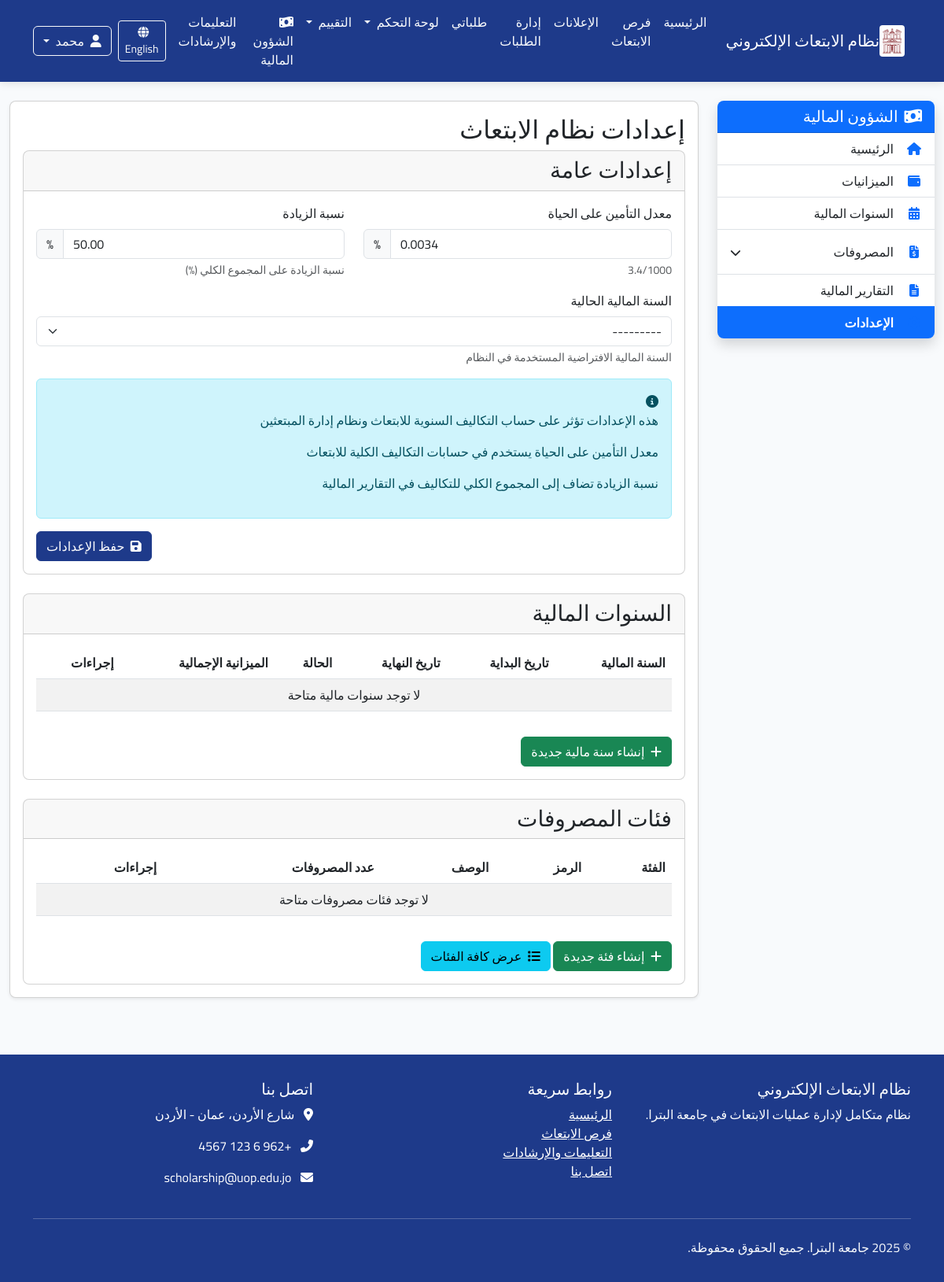
The page /ar/finance/settings/ (signed in) on the database its author committed.
### finance/models.py (models this page shows, shortened)
class ScholarshipSettings(models.Model):
    life_insurance_rate = models.DecimalField(_("معدل التأمين على الحياة"), max_digits=6, decimal_places=4,
                                              default=0.0034, help_text=_("3.4/1000"))
    add_percentage = models.DecimalField(_("نسبة الزيادة"), max_digits=5, decimal_places=2,
                                         default=50.0, help_text=_("نسبة الزيادة على المجموع الكلي (%)"))
    current_fiscal_year = models.ForeignKey(FiscalYear, on_delete=models.SET_NULL,
                                            verbose_name=_("السنة المالية الحالية"),
                                            null=True, blank=True)
    class Meta:
        verbose_name = _("إعدادات نظام الابتعاث")
        verbose_name_plural = _("إعدادات نظام الابتعاث")

### finance/views.py (the view)
# urls.py: path('settings/', views.scholarship_settings, name='scholarship_settings'),
@login_required
@permission_required('finance.change_scholarshipsettings', raise_exception=True)
def scholarship_settings(request):
    settings = ScholarshipSettings.objects.first()
    if not settings:
        settings = ScholarshipSettings.objects.create()
    if request.method == 'POST':
        form = ScholarshipSettingsForm(request.POST, instance=settings)
        if form.is_valid():
            form.save()
            messages.success(request, _("تم تحديث الإعدادات بنجاح"))
            return redirect('finance:scholarship_settings')
    else:
        form = ScholarshipSettingsForm(instance=settings)
    context = {
        'form': form,
        'settings': settings,
    }
    return render(request, 'finance/scholarship_settings.html', context)

### finance/templates/finance/scholarship_settings.html (shortened to what this page needs)
{% extends "finance/base.html" %}
{% load static i18n %}
{% block finance_content %}
<div class="settings-container">
    <div class="page-header">
        <h2>{% trans "إعدادات نظام الابتعاث" %}</h2>
    </div>
    <div class="card">
        <div class="card-header">
            <h3 class="mb-0">{% trans "إعدادات عامة" %}</h3>
        </div>
        <div class="card-body">
            <form method="post" class="settings-form">
                <div class="row">
                    <div class="col-md-6 mb-3">
                        <label for="{{ form.life_insurance_rate.id_for_label }}" class="form-label">{{ form.life_insurance_rate.label }}</label>
                        <div class="input-group">
                            {{ form.life_insurance_rate }}
                            <span class="input-group-text">%</span>
                        </div>
                        <div class="form-text">{{ form.life_insurance_rate.help_text }}</div>
                    </div>
                    <div class="col-md-6 mb-3">
                        <label for="{{ form.add_percentage.id_for_label }}" class="form-label">{{ form.add_percentage.label }}</label>
                        <div class="input-group">
                            {{ form.add_percentage }}
                            <span class="input-group-text">%</span>
                        </div>
                        <div class="form-text">{{ form.add_percentage.help_text }}</div>
                    </div>
                </div>
                <div class="mb-3">
                    <label for="{{ form.current_fiscal_year.id_for_label }}" class="form-label">{{ form.current_fiscal_year.label }}</label>
                    {{ form.current_fiscal_year }}
                    <div class="form-text">{% trans "السنة المالية الافتراضية المستخدمة في النظام" %}</div>
                </div>
                <div class="alert alert-info">
                    <i class="fas fa-info-circle"></i>
                    <p>{% trans "هذه الإعدادات تؤثر على حساب التكاليف السنوية للابتعاث ونظام إدارة المبتعثين" %}</p>
                    <p>{% trans "معدل التأمين على الحياة يستخدم في حسابات التكاليف الكلية للابتعاث" %}</p>
                    <p>{% trans "نسبة الزيادة تضاف إلى المجموع الكلي للتكاليف في التقارير المالية" %}</p>
                </div>
                <div class="form-actions mt-3 text-end">
                    <button type="submit" class="btn btn-primary">
                        <i class="fas fa-save me-1"></i> {% trans "حفظ الإعدادات" %}
                    </button>
                </div>
            </form>
        </div>
    </div>
    <div class="card mt-4">
        <div class="card-header">
            <h3 class="mb-0">{% trans "السنوات المالية" %}</h3>
        </div>
        <div class="card-body">
            <div class="table-responsive">
                <table class="table table-striped">
                    <thead>
                        <tr>
                            <th>{% trans "السنة المالية" %}</th>
                            <th>{% trans "تاريخ البداية" %}</th>
                            <th>{% trans "تاريخ النهاية" %}</th>
                            <th>{% trans "الحالة" %}</th>
                            <th>{% trans "الميزانية الإجمالية" %}</th>
                            <th>{% trans "إجراءات" %}</th>
                        </tr>
                    </thead>
                    <tbody>
                        {% for fiscal_year in fiscal_years %}
                        <tr>
                            <td>{{ fiscal_year.year }}</td>
                            <td>{{ fiscal_year.start_date }}</td>
                            <td>{{ fiscal_year.end_date }}</td>
                            <td>
                                <span class="badge
                                    {% if fiscal_year.status == 'open' %}badge-success
                                    {% else %}badge-secondary{% endif %}">
                                    {{ fiscal_year.get_status_display }}
                                </span>
                            </td>
                            <td>{{ fiscal_year.total_budget|floatformat:2 }} {% trans "دينار" %}</td>
                            <td>
                                <div class="btn-group">
                                    <a href="{% url 'finance:fiscal_year_detail' fiscal_year_id=fiscal_year.id %}" class="btn btn-sm btn-info">
                                        {% trans "عرض" %}
                                    </a>
                                    {% if fiscal_year.status == 'open' %}
                                    <button type="button" class="btn btn-sm btn-primary set-current" data-fiscal-year-id="{{ fiscal_year.id }}">
                                        {% trans "تعيين كحالي" %}
                                    </button>
                                    {% endif %}
                                </div>
                            </td>
                        </tr>
                        {% empty %}
                        <tr>
                            <td colspan="6" class="text-center">{% trans "لا توجد سنوات مالية متاحة" %}</td>
                        </tr>
                        {% endfor %}
                    </tbody>
                </table>
            </div>
            <div class="mt-3">
                <a href="{% url 'finance:create_fiscal_year' %}" class="btn btn-success">
                    <i class="fas fa-plus me-1"></i> {% trans "إنشاء سنة مالية جديدة" %}
                </a>
            </div>
        </div>
    </div>
    <div class="card mt-4">
        <div class="card-header">
            <h3 class="mb-0">{% trans "فئات المصروفات" %}</h3>
        </div>
        <div class="card-body">
            <div class="table-responsive">
                <table class="table table-striped">
                    <thead>
                        <tr>
                            <th>{% trans "الفئة" %}</th>
                            <th>{% trans "الرمز" %}</th>
                            <th>{% trans "الوصف" %}</th>
                            <th>{% trans "عدد المصروفات" %}</th>
                            <th>{% trans "إجراءات" %}</th>
                        </tr>
                    </thead>
                    <tbody>
                        {% for category in categories %}
                        <tr>
                            <td>{{ category.name }}</td>
                            <td>{{ category.code|default:"-" }}</td>
                            <td>{{ category.description|truncatechars:50|default:"-" }}</td>
                            <td>{{ category.expenses_count }}</td>
                            <td>
                                <div class="btn-group">
                                    <a href="{% url 'finance:update_category' category.id %}" class="btn btn-sm btn-primary">
                                        {% trans "تعديل" %}
                                    </a>
                                </div>
                            </td>
                        </tr>
                        {% empty %}
                        <tr>
                            <td colspan="5" class="text-center">{% trans "لا توجد فئات مصروفات متاحة" %}</td>
                        </tr>
                        {% endfor %}
                    </tbody>
                </table>
            </div>
            <div class="mt-3">
                <a href="{% url 'finance:create_category' %}" class="btn btn-success">
                    <i class="fas fa-plus me-1"></i> {% trans "إنشاء فئة جديدة" %}
                </a>
                <a href="{% url 'finance:category_list' %}" class="btn btn-info">
                    <i class="fas fa-list me-1"></i> {% trans "عرض كافة الفئات" %}
                </a>
            </div>
        </div>
    </div>
</div>
{% endblock %}

### templates/base.html (shortened to what this page needs)
{% load i18n %}
{% load static %}
<!DOCTYPE html>
{% get_current_language as CURRENT_LANGUAGE %}
{% get_current_language_bidi as RTL %}
<html lang="{{ CURRENT_LANGUAGE }}" {% if RTL %}dir="rtl"{% else %}dir="ltr"{% endif %}>
<head>
    {% if RTL %}
    <link rel="stylesheet" href="https://cdn.jsdelivr.net/npm/bootstrap@5.3.0/dist/css/bootstrap.rtl.min.css">
    {% else %}
    <link rel="stylesheet" href="https://cdn.jsdelivr.net/npm/bootstrap@5.3.0/dist/css/bootstrap.min.css">
    {% endif %}
    <link rel="stylesheet" href="https://cdnjs.cloudflare.com/ajax/libs/font-awesome/6.4.0/css/all.min.css">
    <link rel="stylesheet" href="{% static 'css/main.css' %}">
    {% if RTL %}
    <link rel="stylesheet" href="{% static 'css/rtl.css' %}">
    {% else %}
    <link rel="stylesheet" href="{% static 'css/ltr.css' %}">
    {% endif %}
</head>
<body>
    <nav class="navbar navbar-expand-lg navbar-dark">
        <div class="container">
            <a class="navbar-brand d-flex align-items-center" href="{% url 'home' %}">
                <img src="{% static 'images/petra_logo.png' %}" alt="{% trans 'جامعة البترا' %}">
                <span>{% trans "نظام الابتعاث الإلكتروني" %}</span>
            </a>
            <div class="collapse navbar-collapse" id="navbarNav">
<ul class="navbar-nav me-auto">
    <li class="nav-item">
        <a class="nav-link {% if request.path == '/' %}active{% endif %}" href="{% url 'home' %}">
            {% trans "الرئيسية" %}
        </a>
    </li>
    <li class="nav-item">
        <a class="nav-link {% if 'scholarships' in request.path %}active{% endif %}" href="{% url 'announcements:scholarship_list' %}">
            {% trans "فرص الابتعاث" %}
        </a>
    </li>
    <li class="nav-item">
        <a class="nav-link {% if 'announcements' in request.path %}active{% endif %}" href="{% url 'announcements:announcement_list' %}">
            {% trans "الإعلانات" %}
        </a>
    </li>
{% if user.is_staff or perms.applications.view_application %}
<li class="nav-item">
    <a class="nav-link {% if 'applications' in request.path and 'my-applications' not in request.path %}active{% endif %}" href="{% url 'applications:admin_applications_list' %}">
        {% trans "إدارة الطلبات" %}
    </a>
</li>
{% endif %}
    {% if user.is_authenticated %}
    <li class="nav-item">
        <a class="nav-link {% if 'my-applications' in request.path %}active{% endif %}" href="{% url 'applications:my_applications' %}">
            {% trans "طلباتي" %}
        </a>
    </li>
    <li class="nav-item dropdown">
        <a class="nav-link dropdown-toggle {% if 'dashboard' in request.path %}active{% endif %}" href="#" id="dashboardDropdown" role="button" data-bs-toggle="dropdown" aria-expanded="false">
            {% trans "لوحة التحكم" %}
        </a>
    </li>
    {% if user.profile.role == 'committee' or user.profile.role == 'admin' or perms.evaluation.view_evaluationround %}
    <li class="nav-item dropdown">
        <a class="nav-link dropdown-toggle {% if 'evaluation' in request.path %}active{% endif %}" href="#" id="evaluationDropdown" role="button" data-bs-toggle="dropdown" aria-expanded="false">
            {% trans "التقييم" %}
        </a>
    </li>
    {% endif %}
    {% endif %}
{% if user.is_authenticated and perms.finance.view_scholarshipbudget %}
<li class="nav-item">
    <a class="nav-link {% if 'finance' in request.path %}active{% endif %}" href="{% url 'finance:home' %}">
        <i class="fas fa-money-bill-wave me-1"></i> {% trans "الشؤون المالية" %}
    </a>
</li>
{% endif %}
    <li class="nav-item">
        <a class="nav-link" href="#">
            {% trans "التعليمات والإرشادات" %}
        </a>
    </li>
</ul>
                <div class="d-flex align-items-center">
                    <div class="mx-2">
                        {% if CURRENT_LANGUAGE == 'ar' %}
                            <a href="{% url 'set_language' %}?lang=en&next={{ request.path }}" class="btn btn-outline-light btn-sm">
                                <i class="fas fa-globe me-1"></i> English
                            </a>
                        {% else %}
                            <a href="{% url 'set_language' %}?lang=ar&next={{ request.path }}" class="btn btn-outline-light btn-sm">
                                <i class="fas fa-globe me-1"></i> العربية
                            </a>
                        {% endif %}
                    </div>
{% if user.is_authenticated %}
    <div class="dropdown">
        <button class="btn btn-outline-light dropdown-toggle" type="button" id="userMenu" data-bs-toggle="dropdown" aria-expanded="false">
            <i class="fas fa-user me-1"></i> {{ user.get_short_name }}
        </button>
    </div>
{% endif %}
                </div>
            </div>
        </div>
    </nav>
    <main>
        {% block content %}{% endblock %}
    </main>
    <footer class="footer">
        <div class="container">
            <div class="row">
                <div class="col-md-4">
                    <h5>{% trans "نظام الابتعاث الإلكتروني" %}</h5>
                    <p>{% trans "نظام متكامل لإدارة عمليات الابتعاث في جامعة البترا." %}</p>
                </div>
                <div class="col-md-4">
                    <h5>{% trans "روابط سريعة" %}</h5>
                    <ul class="list-unstyled">
                        <li><a href="#" class="text-white">{% trans "الرئيسية" %}</a></li>
                        <li><a href="#" class="text-white">{% trans "فرص الابتعاث" %}</a></li>
                        <li><a href="#" class="text-white">{% trans "التعليمات والإرشادات" %}</a></li>
                        <li><a href="#" class="text-white">{% trans "اتصل بنا" %}</a></li>
                    </ul>
                </div>
                <div class="col-md-4">
                    <h5>{% trans "اتصل بنا" %}</h5>
                    <address class="text-white">
                        <p><i class="fas fa-map-marker-alt me-2"></i> {% trans "شارع الأردن، عمان - الأردن" %}</p>
                        <p><i class="fas fa-phone-alt me-2"></i> +962 6 123 4567</p>
                        <p><i class="fas fa-envelope me-2"></i> scholarship@uop.edu.jo</p>
                    </address>
                </div>
            </div>
            <hr class="mt-4 mb-4 bg-light">
            <div class="row">
                <div class="col-md-6">
                    <p class="mb-0">&copy; {% now "Y" %} {% trans "جامعة البترا. جميع الحقوق محفوظة." %}</p>
                </div>
            </div>
        </div>
    </footer>
</body>
</html>

### rows shown on the page
ScholarshipSettings: life_insurance_rate "0.0034", add_percentage "50.00", current_fiscal_year "---------"

### other values the page prints
{{ user.get_short_name }} "محمد"
